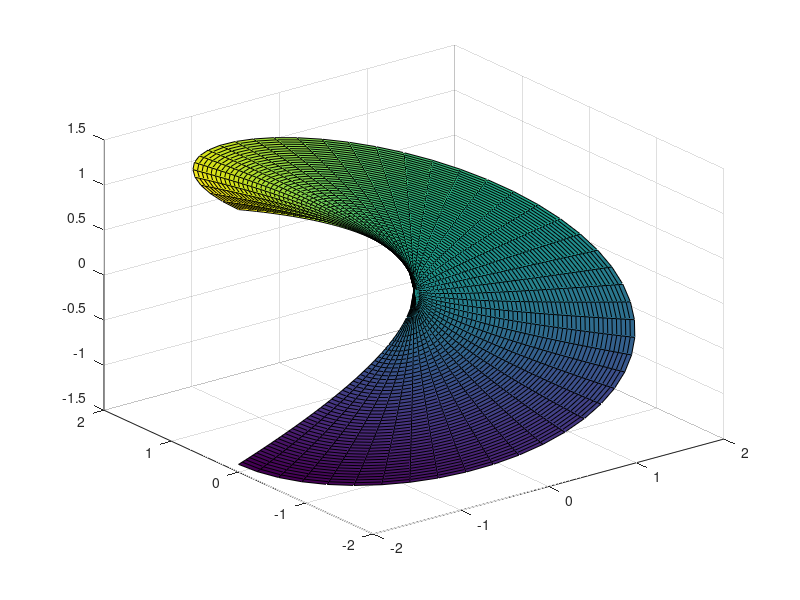

This chart was generated by the following MATLAB code:
%{
coord=[-1,-1;1,-1;1,1;-1,1];

xi=coord(1); eta=coord(2);
N=1/4*[ (1-xi)*(1-eta);
        (1+xi)*(1-eta);
        (1+xi)*(1+eta);
        (1-xi)*(1+eta)];
    %}

r=linspace(0,2,50);
theta=linspace(-180,180,50);
a=r'*cosd(theta);
b=r'*sind(theta);
%[x,y]=ndgrid(a,b);
[x1,y1]=ndgrid(r,theta);
z=sqrt(x1).*sind(y1/2);
surf(a,b,z)
%plot3(a,b,z)